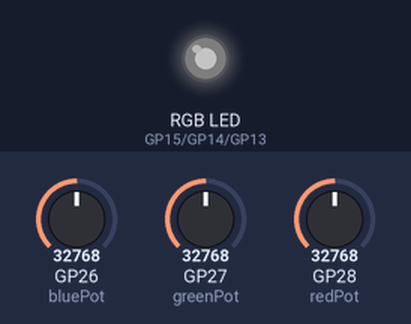
The program below on a simulated Raspberry Pi Pico running MicroPython. On the bench: an RGB LED mixed from three pins (HIGH = lit). Inputs (shaded band) come from the test bench; at power-on: GP26 (bluePot) = 32768, GP27 (greenPot) = 32768, GP28 (redPot) = 32768 (analog values on the 0–65535 scale). Dim RGB values are drawn brighter than linear; what the program prints to the serial console is not drawn.

Above: at 1.2 s.
1.3 s: GP26 (bluePot) set to 57670
At 2.5 s:
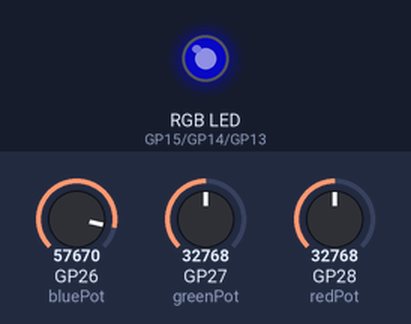
2.8 s: GP27 (greenPot) set to 57670
At 3.7 s:
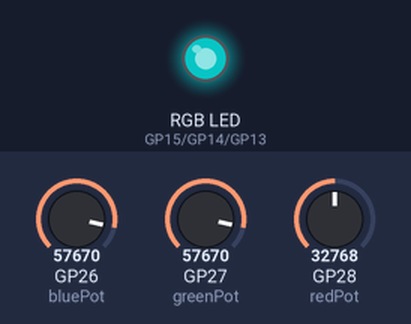
4.3 s: GP28 (redPot) set to 57670
At 4.9 s:
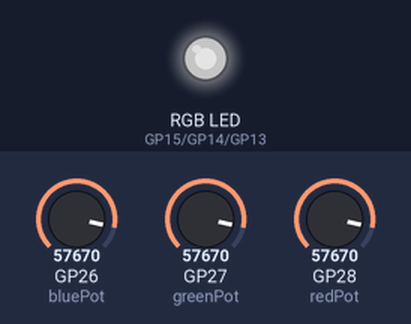
5.8 s: GP26 (bluePot) set to 45874
At 7.0 s:
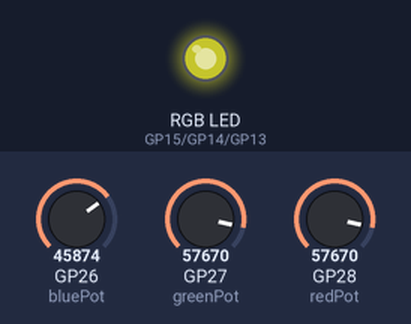
7.3 s: GP27 (greenPot) set to 45874
At 8.4 s:
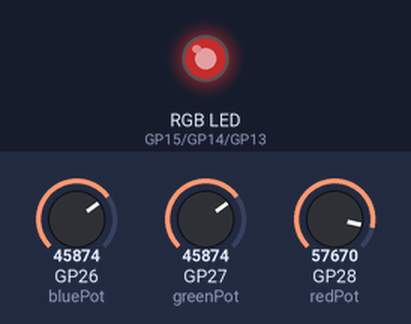
8.8 s: GP28 (redPot) set to 45
At 9.5 s:
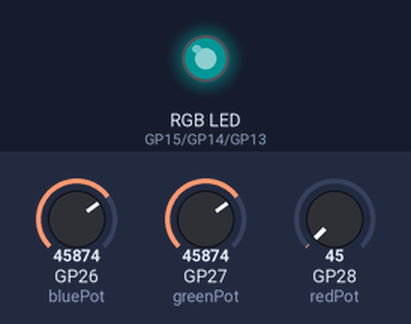
Timing chart, 0 to 11.3 s (numbered marks = the images above; inputs shaded):
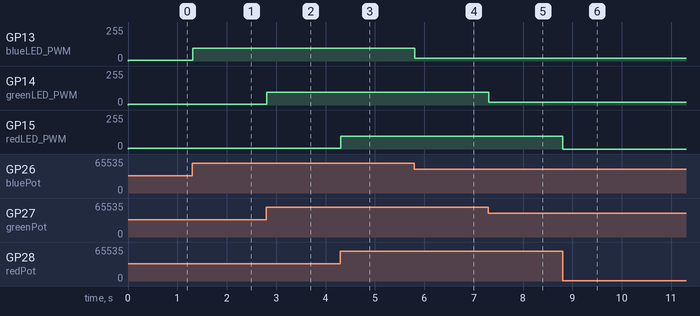

The program:

RGB_Dimmer_Potentiometers_nonlinear.py
```python
# Program for RGB LED Dimmer Using Potentiometers for Lesson 13
# with nonlinear dimming equation
# McWhorter Pico W Course
# Lori Pfahler
# April 2023

# import modules
from machine import Pin, PWM
from utime import sleep

# setup red, green and blue for RGB LED
redLED_PWM = PWM(Pin(15))
redLED_PWM.freq(1000 )
redLED_PWM.duty_u16(0)

greenLED_PWM = PWM(Pin(14))
greenLED_PWM.freq(1000)
greenLED_PWM.duty_u16(0)

blueLED_PWM = PWM(Pin(13))
blueLED_PWM.freq(1000)
blueLED_PWM.duty_u16(0)

# setup potentiometers on ADC pins
redPot = machine.ADC(28)
greenPot = machine.ADC(27)
bluePot = machine.ADC(26)

try:
    while True:
        # read the potentiometers
        redValue = redPot.read_u16()
        greenValue = greenPot.read_u16()
        blueValue = bluePot.read_u16()
        # clean up the pot readings or use nonlinear dimming equation
        if redValue < 700:
            red16bit = 0
        elif redValue > 65500:
            red16bit = 65535
        else:
            # equation using a range 0-4095 scale
            # put redValue on 0-4095 scale (use percent of redValue)
            redVal4095 = (redValue/65535)*4095
            redEQ4095 = 4095**(redVal4095/4095)
            # scale input to duty_u16() function back to 0-65535 16bit scale
            red16bit = (redEQ4095/4095)*65535

        if greenValue < 700:
            green16bit = 0
        elif greenValue > 65500:
            green16bit = 65535
        else:
            # equation using a range 0-4095 scale
            # put greenValue on 0-4095 scale (use percent of greenValue)
            greenVal4095 = (greenValue/65535)*4095
            greenEQ4095 = 4095**(greenVal4095/4095)
            # scale input to duty_u16() function back to 0-65535 16bit scale
            green16bit = (greenEQ4095/4095)*65535

        if blueValue < 700:
            blue16bit = 0
        elif blueValue > 65500:
            blue16bit = 65535
        else:
            # equation using a range 0-4095 scale
            # put blueValue on 0-4095 scale (use percent of blueValue)
            blueVal4095 = (blueValue/65535)*4095
            blueEQ4095 = 4095**(blueVal4095/4095)
            # scale input to duty_u16() function back to 0-65535 16bit scale
            blue16bit = (blueEQ4095/4095)*65535

        # light the RGB LED
        redLED_PWM.duty_u16(int(red16bit))
        greenLED_PWM.duty_u16(int(green16bit))
        blueLED_PWM.duty_u16(int(blue16bit))
        # print out the results
        print(f'red = {int(red16bit):>5}, green = {int(green16bit):>5}, blue = {int(blue16bit):>5}', end = '\r')
        sleep(0.01)


except KeyboardInterrupt:
    redLED_PWM.duty_u16(0)
    greenLED_PWM.duty_u16(0)
    blueLED_PWM.duty_u16(0)
```

Measured:
- after the input at 1.3 s, GP13 (blueLED_PWM): 4/255 → 94/255 at once
- after the input at 2.8 s, GP14 (greenLED_PWM): 4/255 → 94/255 at once
- after the input at 4.3 s, GP15 (redLED_PWM): 4/255 → 94/255 at once
- after the input at 5.8 s, GP13 (blueLED_PWM): 94/255 → 21/255 at once
- after the input at 7.3 s, GP14 (greenLED_PWM): 94/255 → 21/255 at once
- after the input at 8.8 s, GP15 (redLED_PWM): 94/255 → 0/255 at once
